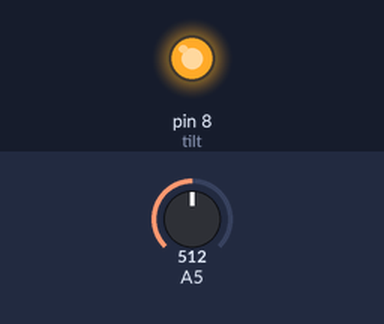
Recording of a sketch running on a simulated Arduino Uno, built with avr-gcc and run on an emulated ATmega328P. Parts: output pins drawn as LEDs (lit = HIGH). The test bench sets the inputs (shaded band); at power-on: A5 = 512.

Above: at 1.2 s.
1.3 s: A5 set to 219
2.8 s: A5 set to 191
At 3.6 s:
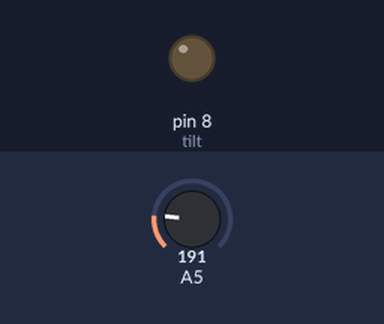
4.3 s: A5 set to 210
At 4.8 s:
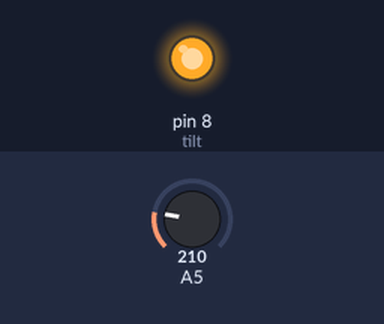
5.8 s: A5 set to 190
At 7.1 s:
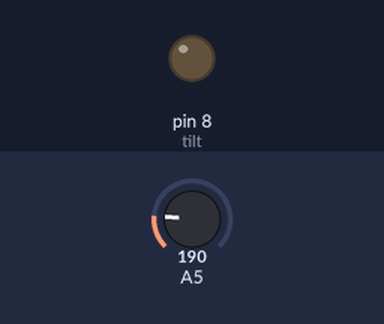
Timing chart, 0 to 8.3 s (numbered marks = the images above; inputs shaded):
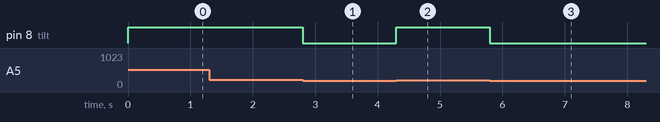

Measured:
- the behaviour switches between 201 and 200 on A5 (found by bisection; images 0 and 1)
- after the input at 1.3 s, every drawn part: stays the same
- after the input at 2.8 s, pin 8 (tilt): HIGH → LOW at once
- after the input at 4.3 s, pin 8 (tilt): LOW → HIGH at once
- after the input at 5.8 s, pin 8 (tilt): HIGH → LOW at once

The sketch:

Project9.ino
```cpp
int tilt = 8;

void setup(){
  pinMode(tilt, OUTPUT);
}

void loop(){
  int i;
  while(1){
    i = analogRead(5);
    if ( i > 200){
      digitalWrite(tilt, HIGH);
      }
    else{
      digitalWrite(tilt, LOW);
    }
  }
}
```
